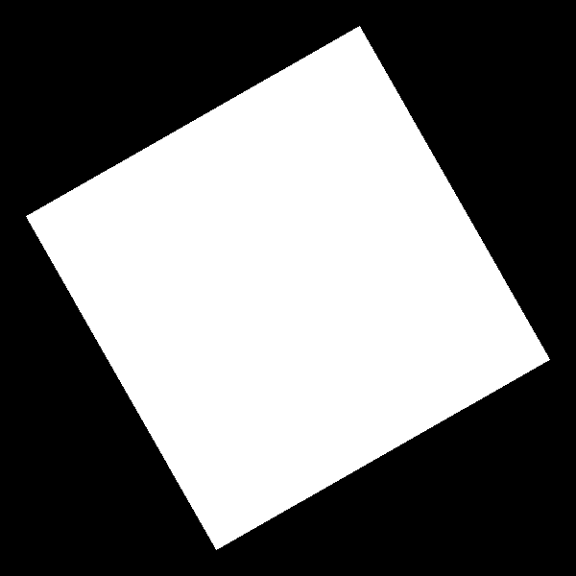
#> input picture recommender-tool/example/dummy-dataset/masks/01.png, 576 x 576 px; its folder holds only this picture in this run
$ jupyter execute RoI_dimensions.ipynb
#> lines starting #> are read from the running program, lines starting #| are printed output that depends on the picture; after the words box and inside, x2 and y2 are one past the last pixel; in counts of white or black regions, pixels touching at a corner belong together
[cell 1]
import glob
import cv2
import numpy as np

def mean_RoI_size(mask_files) -> int:
    dimensions = []

    for mask_file in mask_files:
        mask = cv2.imread(mask_file, 0)
#> mask is the input picture: shape (576, 576); min 0, max 255, mean 113.6
        mask = mask / 255
        mask = mask.astype(np.uint8)
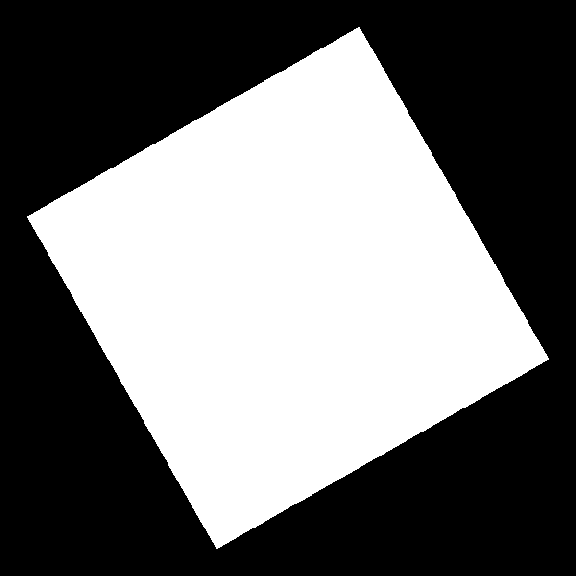
#> mask: shape (576, 576); values 0 (black) and 1 (white), 44.2% white; 1 white region

        # Find the contours in the mask
        contours, _ = cv2.findContours(mask, cv2.RETR_TREE, cv2.CHAIN_APPROX_SIMPLE)
#> contours = 1 contour; box (x1, y1, x2, y2) and area: (27, 27, 549, 549) 146065

        for contour in contours:
            # Get the bounding rectangle of the contour and append the maximum dimension to the list
            rect = cv2.boundingRect(contour)
            height = rect[3]
            width = rect[2]
            dimensions.append(max(height, width))
#> this loop made 1 pass
#> (rect, height, width) on pass 1: ((27, 27, 522, 522), 522, 522)
#> after the loop, dimensions = [522]

    return int(np.mean(dimensions))

[cell 2]
def image_contrast_level(img: np.ndarray, mask: np.ndarray) -> float:
    RoI = img[mask == 1].flatten()
    not_RoI = img[mask == 0].flatten()

    if len(RoI) == 0 or len(not_RoI) == 0:
        return None

    RoI_hist_norm = np.histogram(RoI, bins=10, range=(0, 256))[
        0] / len(RoI)
    not_RoI_hist_norm = np.histogram(not_RoI, bins=10, range=(0, 256))[
        0] / len(not_RoI)
    contrast = np.mean(np.abs(RoI_hist_norm - not_RoI_hist_norm))
    return contrast

[cell 3]
def mean_contrast_level(imgs_dir: str, masks_dir: str, file_type: str = 'png') -> float:
    img_files = imgs_dir
    img_files.sort()
    mask_files = masks_dir
    mask_files.sort()
    files = list(zip(img_files, mask_files))

    contrasts = []

    for img_file, mask_file in files:
        img = cv2.imread(img_file, 0)
        mask = cv2.imread(mask_file, 0)
        mask = mask / 255
        mask = mask.astype(np.uint8)

        contrast = image_contrast_level(img, mask)

        if contrast is not None:
            contrasts.append(contrast)

    return np.mean(contrasts)

[cell 4]
from utils.data import ALL_DATASETS

datasets = list(ALL_DATASETS.keys())
datasets.remove("dummy")

for dataset in datasets:
    mask_files = glob.glob(f"data/preprocessed/{dataset}/train/masks/*.png")
    mask_files += glob.glob(f"data/preprocessed/{dataset}/val/masks/*.png")
    mask_files += glob.glob(f"data/preprocessed/{dataset}/test/masks/*.png")

    print(f"{dataset}: {mean_RoI_size(mask_files)}")

[cell 5]
from utils.data import ALL_DATASETS

datasets = list(ALL_DATASETS.keys())
#> datasets = ['dummy', 'fetal_head', 'fetal_head_2', 'kidney', 'lungs', 'thyroid', 'nerve', 'shapes_a', 'shapes_b', 'shapes_a_large', 'shapes_b_large', 'shapes_a_contour', 'shapes_b_contour', 'shapes_a_large_contour', 'shapes_b_large_contour']
datasets.remove("dummy")

for dataset in datasets:
    image_files = glob.glob(f"data/preprocessed/{dataset}/train/*.png")
#> image_files = []
    image_files += glob.glob(f"data/preprocessed/{dataset}/val/*.png")
    image_files += glob.glob(f"data/preprocessed/{dataset}/test/*.png")
    mask_files = glob.glob(f"data/preprocessed/{dataset}/train/masks/*.png")
#> mask_files = 1 item
    mask_files += glob.glob(f"data/preprocessed/{dataset}/val/masks/*.png")
#> mask_files = 2 items
    mask_files += glob.glob(f"data/preprocessed/{dataset}/test/masks/*.png")
#> mask_files = 3 items

    # print(len(image_files), len(mask_files))

    print(f"{dataset}: {mean_contrast_level(image_files, mask_files)}")
#> in mean_contrast_level, `img_files = imgs_dir`: img_files = []
#> in mean_contrast_level, `mask_files = masks_dir`: mask_files = 3 items
#> in mean_contrast_level, `files = list(zip(img_files, mask_files))`: files = []
#| fetal_head: nan
